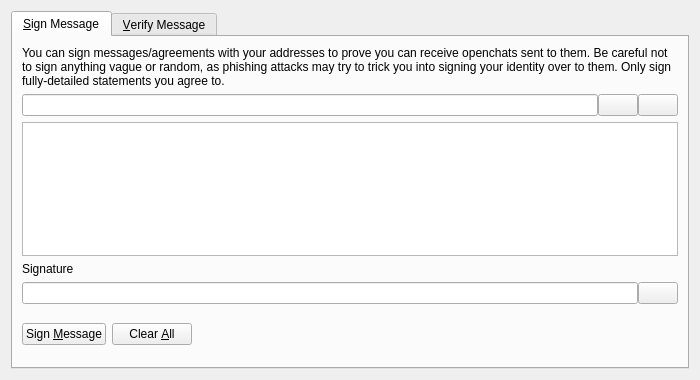
<?xml version="1.0" encoding="UTF-8"?>
<ui version="4.0">
 <class>SignVerifyMessageDialog</class>
 <widget class="QDialog" name="SignVerifyMessageDialog">
  <property name="geometry">
   <rect>
    <x>0</x>
    <y>0</y>
    <width>700</width>
    <height>380</height>
   </rect>
  </property>
  <property name="windowTitle">
   <string>Signatures - Sign / Verify a Message</string>
  </property>
  <property name="modal">
   <bool>true</bool>
  </property>
  <layout class="QVBoxLayout" name="verticalLayout">
   <item>
    <widget class="QTabWidget" name="tabWidget">
     <property name="currentIndex">
      <number>0</number>
     </property>
     <widget class="QWidget" name="tabSignMessage">
      <attribute name="title">
       <string>&amp;Sign Message</string>
      </attribute>
      <layout class="QVBoxLayout" name="verticalLayout_SM">
       <item>
        <widget class="QLabel" name="infoLabel_SM">
         <property name="text">
          <string>You can sign messages/agreements with your addresses to prove you can receive openchats sent to them. Be careful not to sign anything vague or random, as phishing attacks may try to trick you into signing your identity over to them. Only sign fully-detailed statements you agree to.</string>
         </property>
         <property name="textFormat">
          <enum>Qt::PlainText</enum>
         </property>
         <property name="wordWrap">
          <bool>true</bool>
         </property>
        </widget>
       </item>
       <item>
        <layout class="QHBoxLayout" name="horizontalLayout_1_SM">
         <property name="spacing">
          <number>0</number>
         </property>
         <item>
          <widget class="QValidatedLineEdit" name="addressIn_SM">
           <property name="toolTip">
            <string>The openchat address to sign the message with</string>
           </property>
          </widget>
         </item>
         <item>
          <widget class="QPushButton" name="addressBookButton_SM">
           <property name="toolTip">
            <string>Choose previously used address</string>
           </property>
           <property name="text">
            <string/>
           </property>
           <property name="icon">
            <iconset resource="../bitcoin.qrc">
             <normaloff>:/icons/address-book</normaloff>:/icons/address-book</iconset>
           </property>
           <property name="shortcut">
            <string>Alt+A</string>
           </property>
           <property name="autoDefault">
            <bool>false</bool>
           </property>
          </widget>
         </item>
         <item>
          <widget class="QPushButton" name="pasteButton_SM">
           <property name="toolTip">
            <string>Paste address from clipboard</string>
           </property>
           <property name="text">
            <string/>
           </property>
           <property name="icon">
            <iconset resource="../bitcoin.qrc">
             <normaloff>:/icons/editpaste</normaloff>:/icons/editpaste</iconset>
           </property>
           <property name="shortcut">
            <string>Alt+P</string>
           </property>
           <property name="autoDefault">
            <bool>false</bool>
           </property>
          </widget>
         </item>
        </layout>
       </item>
       <item>
        <widget class="QPlainTextEdit" name="messageIn_SM">
         <property name="toolTip">
          <string>Enter the message you want to sign here</string>
         </property>
        </widget>
       </item>
       <item>
        <widget class="QLabel" name="signatureLabel_SM">
         <property name="text">
          <string>Signature</string>
         </property>
         <property name="textFormat">
          <enum>Qt::PlainText</enum>
         </property>
        </widget>
       </item>
       <item>
        <layout class="QHBoxLayout" name="horizontalLayout_2_SM">
         <property name="spacing">
          <number>0</number>
         </property>
         <item>
          <widget class="QLineEdit" name="signatureOut_SM">
           <property name="font">
            <font>
             <italic>true</italic>
            </font>
           </property>
           <property name="readOnly">
            <bool>true</bool>
           </property>
          </widget>
         </item>
         <item>
          <widget class="QPushButton" name="copySignatureButton_SM">
           <property name="toolTip">
            <string>Copy the current signature to the system clipboard</string>
           </property>
           <property name="text">
            <string/>
           </property>
           <property name="icon">
            <iconset resource="../bitcoin.qrc">
             <normaloff>:/icons/editcopy</normaloff>:/icons/editcopy</iconset>
           </property>
           <property name="autoDefault">
            <bool>false</bool>
           </property>
          </widget>
         </item>
        </layout>
       </item>
       <item>
        <layout class="QHBoxLayout" name="horizontalLayout_3_SM">
         <item>
          <widget class="QPushButton" name="signMessageButton_SM">
           <property name="toolTip">
            <string>Sign the message to prove you own this openchat address</string>
           </property>
           <property name="text">
            <string>Sign &amp;Message</string>
           </property>
           <property name="icon">
            <iconset resource="../bitcoin.qrc">
             <normaloff>:/icons/edit</normaloff>:/icons/edit</iconset>
           </property>
           <property name="autoDefault">
            <bool>false</bool>
           </property>
          </widget>
         </item>
         <item>
          <widget class="QPushButton" name="clearButton_SM">
           <property name="toolTip">
            <string>Reset all sign message fields</string>
           </property>
           <property name="text">
            <string>Clear &amp;All</string>
           </property>
           <property name="icon">
            <iconset resource="../bitcoin.qrc">
             <normaloff>:/icons/remove</normaloff>:/icons/remove</iconset>
           </property>
           <property name="autoDefault">
            <bool>false</bool>
           </property>
          </widget>
         </item>
         <item>
          <spacer name="horizontalSpacer_1_SM">
           <property name="orientation">
            <enum>Qt::Horizontal</enum>
           </property>
           <property name="sizeHint" stdset="0">
            <size>
             <width>40</width>
             <height>48</height>
            </size>
           </property>
          </spacer>
         </item>
         <item>
          <widget class="QLabel" name="statusLabel_SM">
           <property name="font">
            <font>
             <weight>75</weight>
             <bold>true</bold>
            </font>
           </property>
           <property name="text">
            <string/>
           </property>
           <property name="wordWrap">
            <bool>true</bool>
           </property>
          </widget>
         </item>
         <item>
          <spacer name="horizontalSpacer_2_SM">
           <property name="orientation">
            <enum>Qt::Horizontal</enum>
           </property>
           <property name="sizeHint" stdset="0">
            <size>
             <width>40</width>
             <height>48</height>
            </size>
           </property>
          </spacer>
         </item>
        </layout>
       </item>
      </layout>
     </widget>
     <widget class="QWidget" name="tabVerifyMessage">
      <attribute name="title">
       <string>&amp;Verify Message</string>
      </attribute>
      <layout class="QVBoxLayout" name="verticalLayout_VM">
       <item>
        <widget class="QLabel" name="infoLabel_VM">
         <property name="text">
          <string>Enter the receiver's address, message (ensure you copy line breaks, spaces, tabs, etc. exactly) and signature below to verify the message. Be careful not to read more into the signature than what is in the signed message itself, to avoid being tricked by a man-in-the-middle attack. Note that this only proves the signing party receives with the address, it cannot prove sendership of any transaction!</string>
         </property>
         <property name="textFormat">
          <enum>Qt::PlainText</enum>
         </property>
         <property name="alignment">
          <set>Qt::AlignLeading|Qt::AlignLeft|Qt::AlignTop</set>
         </property>
         <property name="wordWrap">
          <bool>true</bool>
         </property>
        </widget>
       </item>
       <item>
        <layout class="QHBoxLayout" name="horizontalLayout_1_VM">
         <property name="spacing">
          <number>0</number>
         </property>
         <item>
          <widget class="QValidatedLineEdit" name="addressIn_VM">
           <property name="toolTip">
            <string>The openchat address the message was signed with</string>
           </property>
          </widget>
         </item>
         <item>
          <widget class="QPushButton" name="addressBookButton_VM">
           <property name="toolTip">
            <string>Choose previously used address</string>
           </property>
           <property name="text">
            <string/>
           </property>
           <property name="icon">
            <iconset resource="../bitcoin.qrc">
             <normaloff>:/icons/address-book</normaloff>:/icons/address-book</iconset>
           </property>
           <property name="shortcut">
            <string>Alt+A</string>
           </property>
           <property name="autoDefault">
            <bool>false</bool>
           </property>
          </widget>
         </item>
        </layout>
       </item>
       <item>
        <widget class="QPlainTextEdit" name="messageIn_VM"/>
       </item>
       <item>
        <widget class="QValidatedLineEdit" name="signatureIn_VM"/>
       </item>
       <item>
        <layout class="QHBoxLayout" name="horizontalLayout_2_VM">
         <item>
          <widget class="QPushButton" name="verifyMessageButton_VM">
           <property name="toolTip">
            <string>Verify the message to ensure it was signed with the specified openchat address</string>
           </property>
           <property name="text">
            <string>Verify &amp;Message</string>
           </property>
           <property name="icon">
            <iconset resource="../bitcoin.qrc">
             <normaloff>:/icons/transaction_0</normaloff>:/icons/transaction_0</iconset>
           </property>
           <property name="autoDefault">
            <bool>false</bool>
           </property>
          </widget>
         </item>
         <item>
          <widget class="QPushButton" name="clearButton_VM">
           <property name="toolTip">
            <string>Reset all verify message fields</string>
           </property>
           <property name="text">
            <string>Clear &amp;All</string>
           </property>
           <property name="icon">
            <iconset resource="../bitcoin.qrc">
             <normaloff>:/icons/remove</normaloff>:/icons/remove</iconset>
           </property>
           <property name="autoDefault">
            <bool>false</bool>
           </property>
          </widget>
         </item>
         <item>
          <spacer name="horizontalSpacer_1_VM">
           <property name="orientation">
            <enum>Qt::Horizontal</enum>
           </property>
           <property name="sizeHint" stdset="0">
            <size>
             <width>40</width>
             <height>48</height>
            </size>
           </property>
          </spacer>
         </item>
         <item>
          <widget class="QLabel" name="statusLabel_VM">
           <property name="font">
            <font>
             <weight>75</weight>
             <bold>true</bold>
            </font>
           </property>
           <property name="text">
            <string/>
           </property>
           <property name="wordWrap">
            <bool>true</bool>
           </property>
          </widget>
         </item>
         <item>
          <spacer name="horizontalSpacer_2_VM">
           <property name="orientation">
            <enum>Qt::Horizontal</enum>
           </property>
           <property name="sizeHint" stdset="0">
            <size>
             <width>40</width>
             <height>48</height>
            </size>
           </property>
          </spacer>
         </item>
        </layout>
       </item>
      </layout>
     </widget>
    </widget>
   </item>
  </layout>
 </widget>
 <customwidgets>
  <customwidget>
   <class>QValidatedLineEdit</class>
   <extends>QLineEdit</extends>
   <header>qvalidatedlineedit.h</header>
  </customwidget>
 </customwidgets>
 <resources>
  <include location="../bitcoin.qrc"/>
 </resources>
 <connections/>
</ui>
